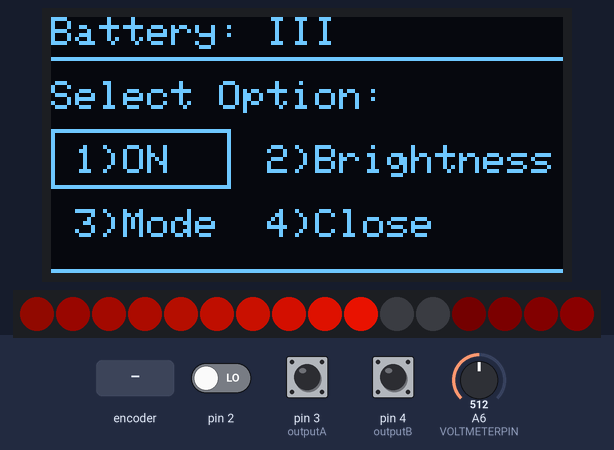
A sketch run on a simulated Arduino Nano, built with avr-gcc and run on an emulated ATmega328P. Parts: 128×64 one-colour display, 16 RGB LEDs in strip order, left to right. The test bench sets the inputs (shaded band); at power-on: A6 (VOLTMETERPIN) = 512, pin 2 LOW, pin 3 (outputA) HIGH, pin 4 (outputB) HIGH. Dim RGB values are drawn brighter than linear; random numbers use the default seed unless the sketch sets one; EEPROM starts erased.

Above: at 1.25 s.
1.3 s: A6 (VOLTMETERPIN) set to 602
2.8 s: A6 (VOLTMETERPIN) set to 628
At 3.47 s:
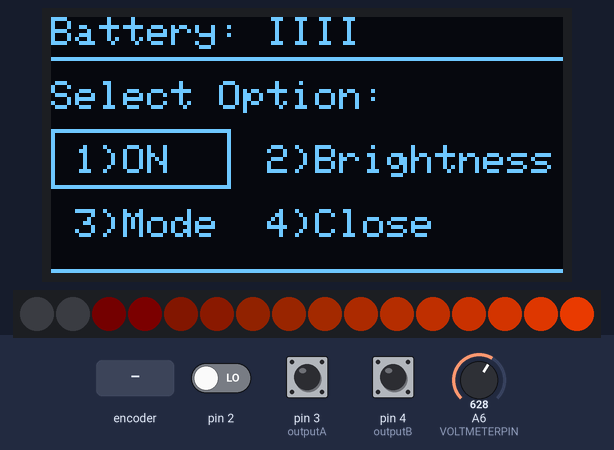
4.8 s: pin 2 driven HIGH
At 5.15 s:
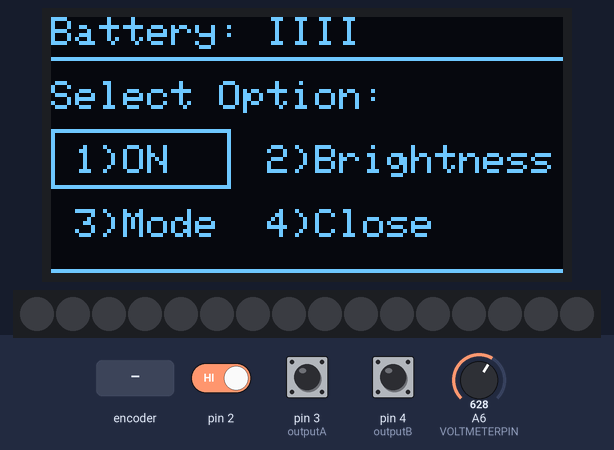
7.8 s: rotary encoder on pin 3 (outputA) / pin 4 (outputB) turned 2 steps (second pin leading)
At 8.47 s:
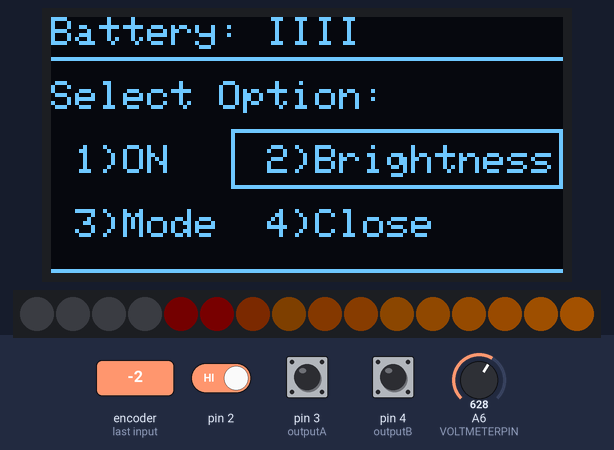
10.1 s: rotary encoder on pin 3 (outputA) / pin 4 (outputB) turned 2 steps (second pin leading)
At 11.72 s:
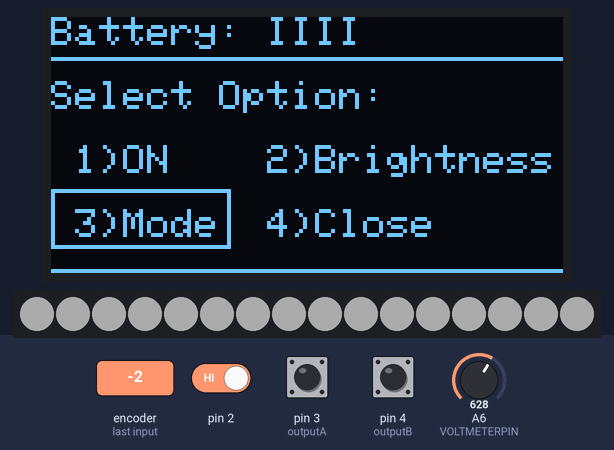
12.3 s: A6 (VOLTMETERPIN) set to 214
At 12.66 s:
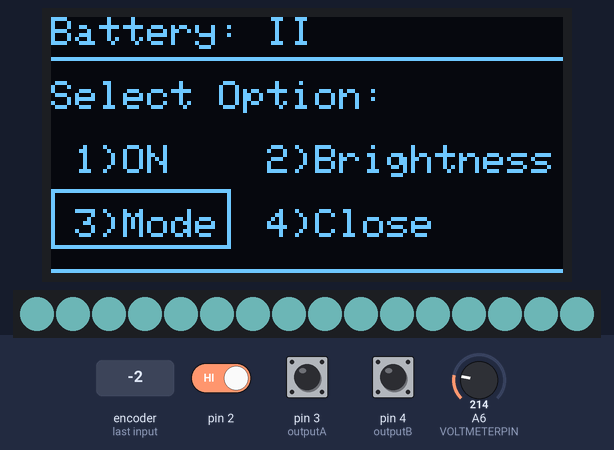
15.3 s: A6 (VOLTMETERPIN) set to 194
At 15.95 s:
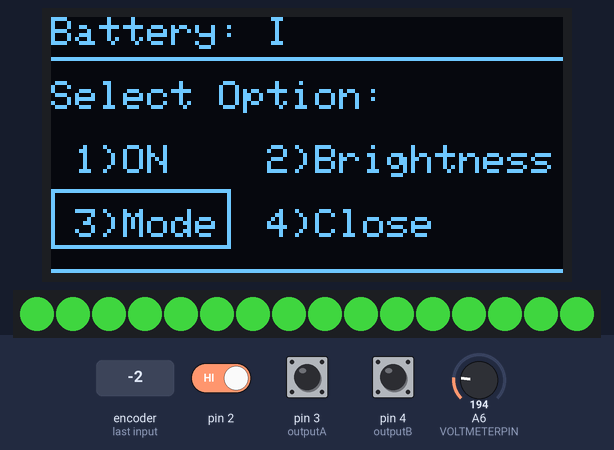

The sketch:

main.ino
```cpp
/*
 * Author: Emre Şahin
 * Some parts of the animation code found on the internet and these parts belongs to the original authors.
 */
#include <EEPROM.h>

#include <SPI.h>
#include <Wire.h>
#include <Adafruit_GFX.h>
#include <Adafruit_SSD1306.h>
#define SCREEN_WIDTH 128 // OLED display width, in pixels
#define SCREEN_HEIGHT 64 // OLED display height, in pixels
#define OLED_RESET     -1 // Reset pin # (or -1 if sharing Arduino reset pin)
Adafruit_SSD1306 display(SCREEN_WIDTH, SCREEN_HEIGHT, &Wire, OLED_RESET);

#define VOLTMETERPIN A6

#include <Adafruit_NeoPixel.h>
#include "hsv.h"
#define MAXHUE 256*6
#define NEOPIN 12
#define NEONUMPIXELS 16 // Popular NeoPixel ring size
Adafruit_NeoPixel pixels(NEONUMPIXELS, NEOPIN, NEO_GRB + NEO_KHZ800);
uint32_t fire_color   = pixels.Color ( 80,  35,  00);
uint32_t off_color    = pixels.Color (  40,  17,  0);
unsigned int oled_refresh_interval = 250;
bool screenState = true;
bool ledOn = EEPROM.read(1);
byte ledMode = EEPROM.read(0);
byte brightness = EEPROM.read(2);
int ledPosition = 0;
int ledHue = 0;

#define rotaryButton 2
#define outputA 3
#define outputB 4
int8_t rotaryState1 = 0;
int8_t rotaryState2 = 0;
int8_t rotaryCounter = 0;

unsigned long previousMillis = 0;
unsigned long previousMillis2 = 0;
unsigned long previousMillis3 = 0;
unsigned long currentMillis;


///
/// Fire simulator
///
class NeoFire
{
    Adafruit_NeoPixel &pixels;
  public:

    NeoFire(Adafruit_NeoPixel&);
    void Draw();
    void Clear();
    void AddColor(uint8_t position, uint32_t color);
    void SubstractColor(uint8_t position, uint32_t color);
    uint32_t Blend(uint32_t color1, uint32_t color2);
    uint32_t Substract(uint32_t color1, uint32_t color2);
};
///
/// Constructor
///
NeoFire::NeoFire(Adafruit_NeoPixel& n_strip)
  : pixels (n_strip)
{
}

///
/// Set all colors
///
void NeoFire::Draw()
{
  Clear();

  for (int i = 0; i < NEONUMPIXELS; i++)
  {
    AddColor(i, fire_color);
    int r = random(80);
    uint32_t diff_color = pixels.Color ( r, r / 2, r / 2);
    SubstractColor(i, diff_color);
  }

  pixels.show();
}

///
/// Set color of LED
///
void NeoFire::AddColor(uint8_t position, uint32_t color)
{
  uint32_t blended_color = Blend(pixels.getPixelColor(position), color);
  pixels.setPixelColor(position, blended_color);
}

///
/// Set color of LED
///
void NeoFire::SubstractColor(uint8_t position, uint32_t color)
{
  uint32_t blended_color = Substract(pixels.getPixelColor(position), color);
  pixels.setPixelColor(position, blended_color);
}

///
/// Color blending
///
uint32_t NeoFire::Blend(uint32_t color1, uint32_t color2)
{
  uint8_t r1, g1, b1;
  uint8_t r2, g2, b2;
  uint8_t r3, g3, b3;

  r1 = (uint8_t)(color1 >> 16),
  g1 = (uint8_t)(color1 >>  8),
  b1 = (uint8_t)(color1 >>  0);

  r2 = (uint8_t)(color2 >> 16),
  g2 = (uint8_t)(color2 >>  8),
  b2 = (uint8_t)(color2 >>  0);

  return pixels.Color(constrain(r1 + r2, 0, 255), constrain(g1 + g2, 0, 255), constrain(b1 + b2, 0, 255));
}

///
/// Color blending
///
uint32_t NeoFire::Substract(uint32_t color1, uint32_t color2)
{
  uint8_t r1, g1, b1;
  uint8_t r2, g2, b2;
  uint8_t r3, g3, b3;
  int16_t r, g, b;

  r1 = (uint8_t)(color1 >> 16),
  g1 = (uint8_t)(color1 >>  8),
  b1 = (uint8_t)(color1 >>  0);

  r2 = (uint8_t)(color2 >> 16),
  g2 = (uint8_t)(color2 >>  8),
  b2 = (uint8_t)(color2 >>  0);

  r = (int16_t)r1 - (int16_t)r2;
  g = (int16_t)g1 - (int16_t)g2;
  b = (int16_t)b1 - (int16_t)b2;
  if (r < 0) r = 0;
  if (g < 0) g = 0;
  if (b < 0) b = 0;

  return pixels.Color(r, g, b);
}

///
/// Every LED to black
///
void NeoFire::Clear()
{
  for (uint16_t i = 0; i < pixels.numPixels (); i++)
    pixels.setPixelColor(i, off_color);
}
NeoFire fire(pixels);


void led(bool clearPixels = false) {
  if (clearPixels) {
    for (byte i = 0; i < NEONUMPIXELS; i++)
      pixels.setPixelColor(i, 0);
    pixels.show();
  } else {
    if (!ledOn)
      led(true);
    else {
      switch (ledMode) {
        case 0:
          for (int i = 0; i < NEONUMPIXELS; i++)
            pixels.setPixelColor((i + ledPosition) % NEONUMPIXELS, getPixelColorHsv(i, ledHue, 255, pixels.gamma8(i * (255 / NEONUMPIXELS))));
          ledPosition++;
          ledPosition %= NEONUMPIXELS;
          ledHue += 2;
          ledHue %= MAXHUE;
          break;
        case 1:
          if (currentMillis - previousMillis3 >= random(50, 150)) {
            previousMillis3 = currentMillis;
            fire.Draw();
          }
          break;
        case 2:
          for (byte i = 0; i < NEONUMPIXELS; i++)
            pixels.setPixelColor(i, pixels.Color(155, 75, 100));
          break;
        case 3:
          for (byte i = 0; i < NEONUMPIXELS; i++)
            pixels.setPixelColor(i, pixels.Color(45, 75, 75));
          break;
        case 4:
          for (byte i = 0; i < NEONUMPIXELS; i++)
            pixels.setPixelColor(i, pixels.Color(45, 150, 45));
          break;
        case 5:
          for (byte i = 0; i < NEONUMPIXELS; i++)
            pixels.setPixelColor(i, pixels.Color(55, 55, 55));
          break;
        default:
          ledMode = 0;
          break;
      }
      pixels.show();
    }

  }
}

void setup() {
  Serial.begin(9600);
  display.begin(SSD1306_SWITCHCAPVCC, 0x3C);
  display.clearDisplay();
  display.setTextColor(SSD1306_WHITE);        // Draw white text
  display.setTextSize(1);             // Normal 1:1 pixel scale
  display.setTextWrap(false);         //Text overflow
  pixels.begin();
  pixels.clear();
  pixels.setBrightness(brightness);
  pinMode(outputA, INPUT_PULLUP);
  pinMode(outputB, INPUT);
  rotaryState2 = digitalRead(outputA);
  pinMode(2, INPUT);
  mainScreen();
  led(true);
}

void loop() {
  currentMillis = millis();
  rotaryEncoder();

  if (currentMillis - previousMillis >= oled_refresh_interval) {
    previousMillis = currentMillis;
    mainScreen();
  }
  if (currentMillis - previousMillis2 >= 100) {
    previousMillis2 = currentMillis;
    led();
  }
}

void rotaryEncoder() {
  rotaryState1 = digitalRead(outputA);
  if (rotaryState1 != rotaryState2)
    if (digitalRead(outputB) != rotaryState1)
      rotaryCounter++;
    else
      rotaryCounter--;
  rotaryState2 = rotaryState1;
}

void mainScreen() {
  bool button = digitalRead(2);
  if (!screenState) {
    if (button == HIGH) {
      screenState = true;
    }
  } else {
    display.clearDisplay();
    display.setCursor(0, 0);
    display.print(F("Battery: "));
    for (int8_t i = 0; i < analogRead(VOLTMETERPIN) / 1023.0 * 5; i++)
      display.print(F("I"));
    display.drawLine(0, 10, display.width() - 1, 10, SSD1306_WHITE);
    display.println();
    display.println();
    display.println(F("Select Option:"));
    display.println();
    display.println(F(" 1)ON    2)Brightness"));
    display.println();
    display.println(F(" 3)Mode  4)Close"));
    display.drawLine(0, display.height() - 1, display.width() - 1, display.height() - 1, SSD1306_WHITE);
    if (rotaryCounter >= 0) {//1
      rotaryCounter = 0;
      display.drawRect(0, 28, 45, 15, SSD1306_WHITE);//x,y,w,h
      if (button == HIGH && ledOn == false) {
        led();
        ledOn = true;
        EEPROM.write(1, ledOn);      //address 1: ledOn
      } else if (button == HIGH && ledOn == true) {
        led(true);
        ledOn = false;
        EEPROM.write(1, ledOn);      //address 1: ledOn
      }
    } else if (rotaryCounter >= -6 && rotaryCounter < 0) {//2
      display.drawRect(45, 28, 83, 15, SSD1306_WHITE);//x,y,w,h
      if (button == HIGH) {
        if (brightness > 220)
          brightness = 25;
        else {
          brightness += 25;
          pixels.setBrightness(brightness);
        }
        EEPROM.write(2, brightness); //address 2: brightness
      }
    } else if (rotaryCounter >= -12 && rotaryCounter < -6) {//3
      display.drawRect(0, 43, 45, 15, SSD1306_WHITE);//x,y,w,h
      if (button == HIGH) {
        if (ledMode > 5)
          ledMode = 0;
        else
          ledMode++;
        EEPROM.write(0, ledMode);    //address 0: ledMode
      }
    } else {//4
      rotaryCounter = -14;
      display.drawRect(45, 43, 83, 15, SSD1306_WHITE);//x,y,w,h
      if (button == HIGH) {
        screenState = false;
        display.clearDisplay();
        rotaryCounter = 0;
      }
    }
    display.display();
  }
}
```

hsv.h
```cpp
uint32_t getPixelColorHsv(
  uint16_t n, uint16_t h, uint8_t s, uint8_t v) {

  uint8_t r, g, b;

  if (!s) {
    // Monochromatic, all components are V
    r = g = b = v;
  } else {
    uint8_t sextant = h >> 8;
    if (sextant > 5)
      sextant = 5;  // Limit hue sextants to defined space

    g = v;    // Top level

    // Perform actual calculations

    /*
       Bottom level:
       --> (v * (255 - s) + error_corr + 1) / 256
    */
    uint16_t ww;        // Intermediate result
    ww = v * (uint8_t)(~s);
    ww += 1;            // Error correction
    ww += ww >> 8;      // Error correction
    b = ww >> 8;

    uint8_t h_fraction = h & 0xff;  // Position within sextant
    uint32_t d;      // Intermediate result

    if (!(sextant & 1)) {
      // r = ...slope_up...
      // --> r = (v * ((255 << 8) - s * (256 - h)) + error_corr1 + error_corr2) / 65536
      d = v * (uint32_t)(0xff00 - (uint16_t)(s * (256 - h_fraction)));
      d += d >> 8;  // Error correction
      d += v;       // Error correction
      r = d >> 16;
    } else {
      // r = ...slope_down...
      // --> r = (v * ((255 << 8) - s * h) + error_corr1 + error_corr2) / 65536
      d = v * (uint32_t)(0xff00 - (uint16_t)(s * h_fraction));
      d += d >> 8;  // Error correction
      d += v;       // Error correction
      r = d >> 16;
    }

    // Swap RGB values according to sextant. This is done in reverse order with
    // respect to the original because the swaps are done after the
    // assignments.
    if (!(sextant & 6)) {
      if (!(sextant & 1)) {
        uint8_t tmp = r;
        r = g;
        g = tmp;
      }
    } else {
      if (sextant & 1) {
        uint8_t tmp = r;
        r = g;
        g = tmp;
      }
    }
    if (sextant & 4) {
      uint8_t tmp = g;
      g = b;
      b = tmp;
    }
    if (sextant & 2) {
      uint8_t tmp = r;
      r = b;
      b = tmp;
    }
  }
  return ((uint32_t)r << 16) | ((uint32_t)g << 8) | b;
}
```

Measured:
- the behaviour switches between 613 and 614 on A6 (VOLTMETERPIN) (found by bisection; images 0 and 1)
- the behaviour switches between 205 and 204 on A6 (VOLTMETERPIN) (found by bisection; images 5 and 6)
